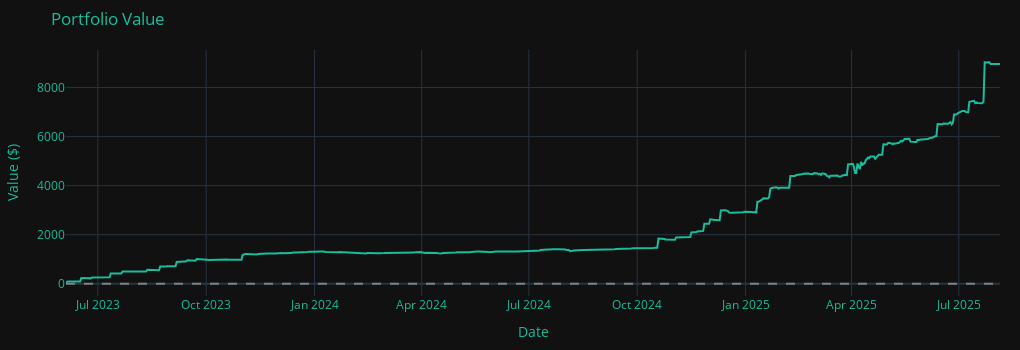

This figure's notebook cell:
### Code cell
# --- 1) Load and normalize transactions ---
tx = transactions.copy()
tx['Date']   = pd.to_datetime(tx['Date'])
tx['Action'] = tx['Action'].str.strip().str.title()

# Separate trades and compute signed shares
trades = tx[tx['Action'].isin(['Buy', 'Sell'])].copy()
trades['SignedShares'] = np.where(trades['Action']=='Buy',
                                  trades['Shares'],
                                  -trades['Shares'])

# --- 2) Full daily index ---
start = trades['Date'].min()
end   = pd.to_datetime('today').normalize()
dates = pd.date_range(start, end, freq='D')
positions = pd.DataFrame(index=dates)

# --- 3) Build daily position values ---
for sym, hist_df in symbol_dataframes.items():
    df = hist_df.copy()
    # ensure datetime index
    if 'Date' in df.columns:
        df['Date'] = pd.to_datetime(df['Date'])
        df.set_index('Date', inplace=True)
    else:
        df.index = pd.to_datetime(df.index)
    
    # forward-filled daily close
    price = df['Close'].reindex(dates).ffill().fillna(0)
    
    # cumulative shares held
    tx_sym = trades.loc[trades['Symbol']==sym, ['Date','SignedShares']].set_index('Date')
    shares = tx_sym['SignedShares'].reindex(dates).fillna(0).cumsum()
    
    positions[f'{sym}_value'] = shares * price

# --- 4) Compute total return in dollars ---
positions['StocksValue'] = positions.filter(like='_value').sum(axis=1)
deposits = tx.loc[tx['Action']=='Deposit'].set_index('Date')['Total'].reindex(dates).fillna(0)
positions['Cash'] = deposits.cumsum()
positions['TotalReturn'] = positions['StocksValue']  # since cash cancels out

# --- 5) Plot with Plotly ---
fig = go.Figure()
fig.add_trace(go.Scatter(
    x=positions.index,
    y=positions['TotalReturn'],
    mode='lines',
    line=dict(color=accent_color, width=2),
    name='Total Return ($)'
))
fig.add_hline(
    y=0,
    line=dict(color='grey', dash='dash')
)
fig.update_layout(
    title='Portfolio Value',
    xaxis_title='Date',
    yaxis_title='Value ($)',
    template='plotly_dark',
    showlegend=False,
    width=1020,
    height=350,
    font=dict(color=accent_color),
    margin=dict(l=40, r=20, t=50, b=40)
)
fig.show()

### Figure 1 — Plotly figure (JSON) as saved in the notebook; plotly's stock layout.template omitted (floating-point values rounded to 4 significant figures; data arrays with more than 128 entries replaced by an {"elided": "..."} marker saying what was removed)
{"data": [{"line": {"color": "#1abc9c", "width": 2}, "mode": "lines", "name": "Total Return ($)", "type": "scatter", "x": {"elided": "794 str values"}, "y": {"elided": "794 float values"}}], "layout": {"font": {"color": "#1abc9c"}, "height": 350, "margin": {"b": 40, "l": 40, "r": 20, "t": 50}, "shapes": [{"line": {"color": "grey", "dash": "dash"}, "type": "line", "x0": 0, "x1": 1, "xref": "x domain", "y0": 0, "y1": 0, "yref": "y"}], "showlegend": false, "title": {"text": "Portfolio Value"}, "width": 1020, "xaxis": {"autorange": true, "range": ["2023-06-04", "2025-08-05"], "title": {"text": "Date"}, "type": "date"}, "yaxis": {"autorange": true, "range": [-501.7, 9533.0], "title": {"text": "Value ($)"}, "type": "linear"}}}
